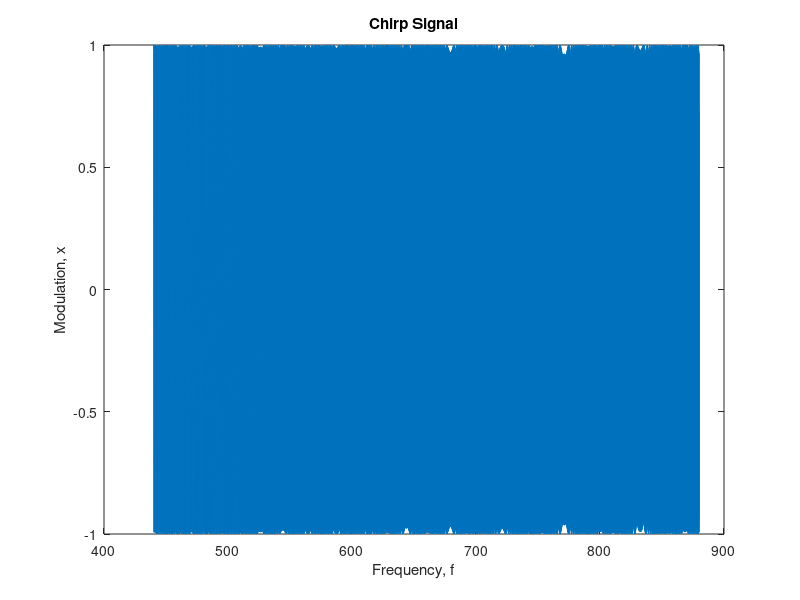

Write MATLAB code to recreate this figure.
clear
close all
clc
L = 2;
fs = 11025;
Ts = 1/fs;
t  = 0:Ts:L-Ts;
f0 = 440;
w = 2*pi*f0;
mu = 220;
x = cos(2*pi*(f0+t.*mu).*t);
N = length(t);
F = fs/N;
f = f0+t*mu;
soundsc(x, fs);
plot(f,x);
xlabel('Frequency, f');
ylabel('Modulation, x');
title('Chirp Signal');